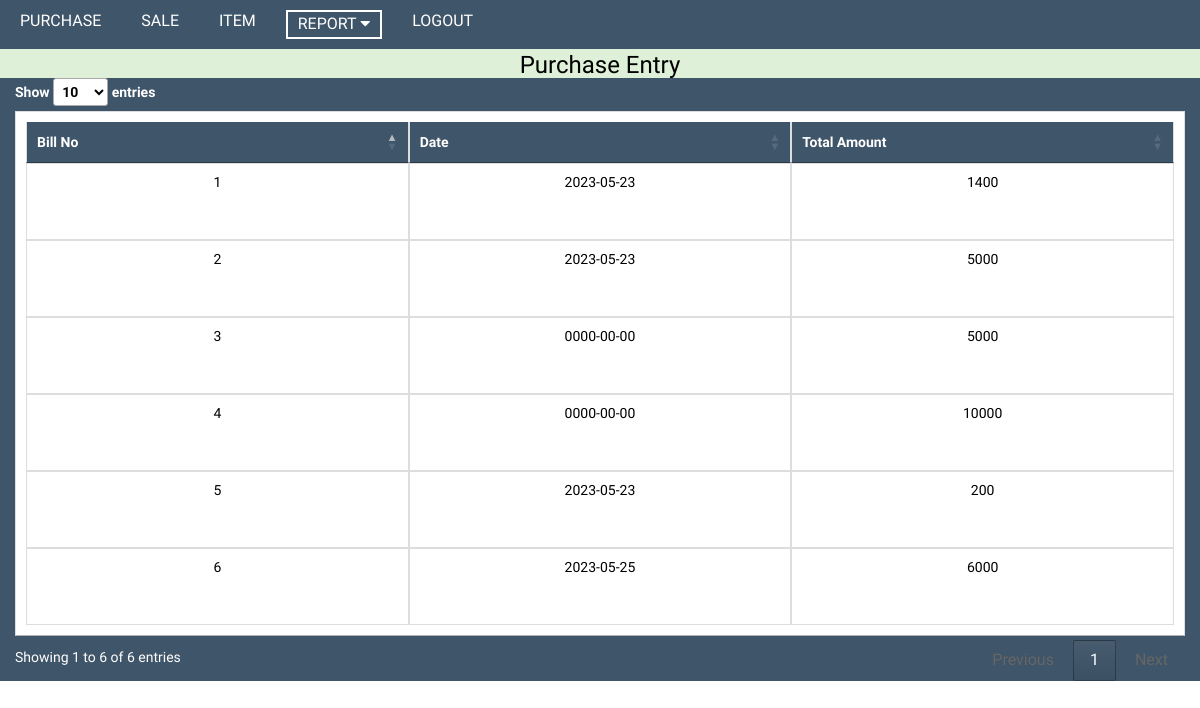
/purchase-bills.php, run on the app's committed database.
### tables this page shows
CREATE TABLE `purchase_tot` (
  `bill_no` int(10) NOT NULL,
  `purchase_date` date NOT NULL,
  `grossTotal` double NOT NULL,
  `netTotal` double NOT NULL
);

### purchase-bills.php (the view, shortened to what this page needs)
<?php include('header.php'); ?>
<link rel="stylesheet" href="https://cdn.datatables.net/1.13.4/css/jquery.dataTables.min.css">
<div class="col-md-12 bg-success">
  <h3 class="text-center" style="color:black; margin-top:3px; margin-bottom:10px;">Purchase Entry</h3>
</div>
<div class="col-md-12 theam" id="fetch_table" style="margin-top: -10px;">
    <table class="fixed_header1 table table-bordered" id="table">
        <thead>
            <tr>
                <th>Bill No</th>
                <th>Date</th>
                <th>Total Amount</th>
            </tr>
        </thead>
        <tbody>
        <?php
            include("connect.php");
            $q='SELECT * FROM `purchase_tot` ORDER BY `bill_no` ASC';
            $conf=mysqli_query($conn,$q)or die(mysqli_error());
            if(mysqli_num_rows($conf)>0)
            {
                while($row=mysqli_fetch_array($conf))
                {
                    ?>
                        <tr>
                            <td><?php echo $row['bill_no']; ?></td>
                            <td><?php echo $row['purchase_date']; ?></td>
                            <td><?php echo $row['netTotal']; ?></td>
                        </tr>
                    <?php
                }
            }
        ?>
        </tbody>
    </table>
</div>
</body>
</html>

### header.php (shortened to what this page needs)
<!DOCTYPE html>
<html lang="en">
<head>
    <link rel="stylesheet" href="https://maxcdn.bootstrapcdn.com/bootstrap/3.4.0/css/bootstrap.min.css">
    <link href="https://use.fontawesome.com/releases/v5.0.6/css/all.css" rel="stylesheet">
    <link rel="stylesheet" type="text/css" href="css/style.css">
</head>
<body>
    <section class="col-md-12 theam mt-3">
        <div class="row">
            <div class="list-header">
                <div class="list-names">
                    <a href="purchase-product.php" role="button" class="list-nav" id="pur-css">
                        <span>PURCHASE</span>
                    </a>
                </div>
                <div class="list-names ">
                    <a href="product_sale.php" role="button" class="list-nav" id="sale-css">
                        <span>SALE</span>
                    </a>
                </div>
                <div class="list-names">
                    <a href="item-master.php" role="button" id="itm-css" class="list-nav">
                        <span>ITEM</span>
                    </a>
                </div>
                <div class="list-names">
                    <div class="dropdown list-nav" id="rep-css">
                        <div class="dropdown-toggle" data-toggle="dropdown"  style="cursor:pointer; font-size:16px;">
                            <span>REPORT <i class="fa fa-caret-down" aria-hidden="true"></i></span>
                        </div>
                    </div>
                </div>
                <div class="list-names">
                    <a href="index.php" class="list-nav">
                        <span>LOGOUT</span>
                    </a>
                </div>
            </div>
        </div>
    </section>

### css/style.css (style rules this page uses)
html body { margin: 0px; padding: 0px; overflow:scroll !important; font-family: 'Noticia Text', serif; }
.theam { background-color:#3f5569; color:#fff; }
a { font-size:12pt; }
.list-nav { color:white !important; margin:0 10px; padding:1px 10px; }
.list-header { display: Flex !important; padding:10px 0; }
.fixed_header1 { width: 100%; table-layout: fixed; border-collapse: collapse; background-color: #fff; padding: 10px; height: 525px; margin-right: 17px; }
.fixed_header1 tbody { margin-left: 0px; width: 100%; overflow: auto; height: 100%; }
.fixed_header1 thead { background: #3f5569; color:#fff; }
.fixed_header1 th, .fixed_header1 td { padding: 6px; text-align: center; }
.fixed_header1 tbody tr { color:black; border-bottom-color: #85929e; border-bottom-style: solid; border-width: 1px; }
.tab td,th { text-align: center; }
.tab td,th { text-align: center; padding:10px 0; }
th { font-weight: 700 !important; }

### header.php (style rules this page uses)
html body { margin: 0px; padding: 0px; overflow: scroll; font-family: 'Noticia Text', serif; }

### purchase-bills.php (style rules this page uses)
#rep-css { border: 2px solid white; }

### data on the page
purchase_tot: bill_no "1", purchase_date "2023-05-23", netTotal "1400"
purchase_tot: bill_no "2", purchase_date "2023-05-23", netTotal "5000"
purchase_tot: bill_no "3", purchase_date "0000-00-00", netTotal "5000"
purchase_tot: bill_no "4", purchase_date "0000-00-00", netTotal "10000"
purchase_tot: bill_no "5", purchase_date "2023-05-23", netTotal "200"
purchase_tot: bill_no "6", purchase_date "2023-05-25", netTotal "6000"
